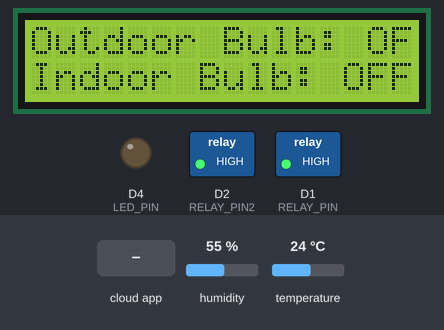
A program run on a simulated ESP8266 (NodeMCU). Shown: 16×2 character LCD, switched loads named in the program (green lamp = pin HIGH), output pins drawn as LEDs (lit = HIGH). The inputs (shaded band) are chosen by the test bench; at power-on: humidity 55 %, temperature 24 °C. WiFi joins after 1.5 s; servers stay silent unless stated; the Firebase database answers and starts empty; what the program prints to the serial monitor is not drawn.

Above: at 2.7 s.
2.8 s: the phone or cloud app sets relay to 1
At 6.3 s:
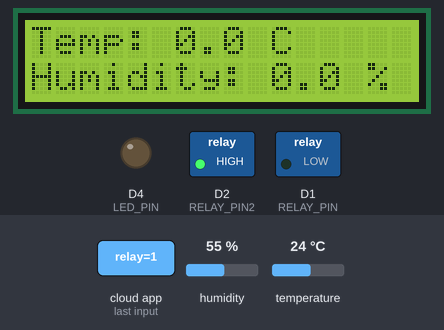
16.8 s: the phone or cloud app sets relay2 to 1
At 22.0 s:
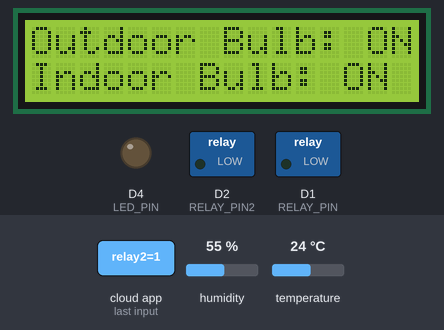
27.3 s: the phone or cloud app sets relay to 0
At 32.7 s:
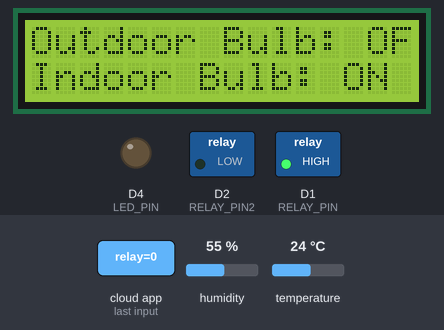
41.3 s: humidity set to 22 %
At 51.2 s:
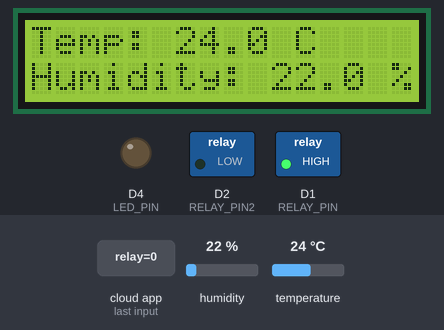
52.9 s: temperature set to 12 °C
At 61.4 s:
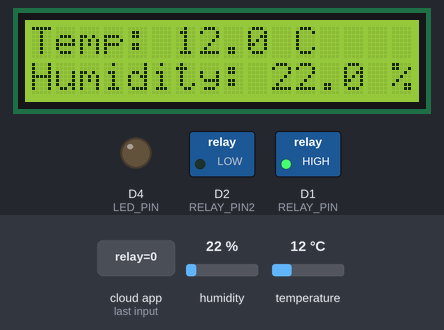
63.1 s: the phone or cloud app sets updateUrl to 0
Timing chart, 0 to 66.1 s (numbered marks = the images above; inputs shaded):
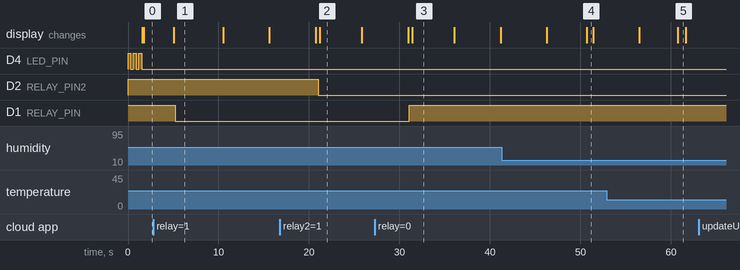

Measured:
- after the input at 2.8 s, D1 (RELAY_PIN): HIGH → LOW after 2.4 s
- after the input at 16.8 s, D2 (RELAY_PIN2): HIGH → LOW after 4.2 s; the display: first differs from a run without the input after 4.4 s (image 2)
- after the input at 27.3 s, D1 (RELAY_PIN): LOW → HIGH after 3.8 s; the display: first differs from a run without the input after 4.1 s (image 3)
- after the input at 41.3 s, the display: first differs from a run without the input after 9.4 s (image 4)
- after the input at 52.9 s, the display: first differs from a run without the input after 7.9 s (image 5)
- what the display in image 1 shows lasts 5.4 s, from 5.1 s to 10.5 s
- what the display in image 2 shows lasts 4.6 s, from 21.2 s to 25.8 s

The program:

main.cpp
```cpp
#include <Arduino.h>

#if defined(ESP32)
  #include <WiFi.h>
  #include <HTTPClient.h>
  #include <Update.h>
#elif defined(ESP8266)
  #include <ESP8266WiFi.h>
  #include <ESP8266httpUpdate.h>
#endif

#include <Firebase_ESP_Client.h>
#include <Adafruit_Sensor.h>
#include <DHT.h>
#include <Wire.h>
#include <LiquidCrystal_I2C.h>

// Token and Helper files
#include "addons/TokenHelper.h"
#include "addons/RTDBHelper.h"

// Wi-Fi and Firebase credentials
#define WIFI_SSID "MCS"
#define WIFI_PASSWORD "mcs@413438"
#define API_KEY "AIzaSyDqZWuNj93LQYBMNPOsHa3SXfcam6EKvg0"
#define DATABASE_URL "https://iot-8266-5e007-default-rtdb.asia-southeast1.firebasedatabase.app/"

// Relay and LED Pins
#define RELAY_PIN 5
#define RELAY_PIN2 4
#define LED_PIN LED_BUILTIN

// DHT sensor pins and type
#define DHT_PIN D7
#define DHT_TYPE DHT11
DHT sensor(DHT_PIN, DHT_TYPE);

// LCD I2C Address and dimensions
LiquidCrystal_I2C lcd(0x27, 16, 2);

// Firebase objects
FirebaseData fbdo;
FirebaseAuth auth;
FirebaseConfig config;

// Timers
unsigned long lastPollTime = 0;
unsigned long lastSensorReadTime = 0;
unsigned long lastScreenSwitchTime = 0;

// Intervals
const unsigned long pollInterval = 5000;  // Poll Firebase every 5 seconds
const unsigned long sensorInterval = 10000; // Read sensor data every 10 seconds
const unsigned long screenInterval = 5000;  // Switch screens every 5 seconds

// Current screen state
bool showRelayScreen = true;

void connectToWiFi() {
  Serial.print("Connecting to Wi-Fi");
  WiFi.begin(WIFI_SSID, WIFI_PASSWORD);
  while (WiFi.status() != WL_CONNECTED) {
    delay(300);  // 300 ms delay for blinking
    Serial.print(".");
    digitalWrite(LED_PIN, !digitalRead(LED_PIN));
  }
  Serial.println("\nConnected with IP: " + WiFi.localIP().toString());
}

void setupFirebase() {
  config.api_key = API_KEY;
  config.database_url = DATABASE_URL;
  config.token_status_callback = tokenStatusCallback;

  if (Firebase.signUp(&config, &auth, "", "")) {
    Serial.println("Firebase authentication successful");
  } else {
    Serial.printf("Firebase auth error: %s\n", config.signer.signupError.message.c_str());
  }

  Firebase.begin(&config, &auth);
  Firebase.reconnectWiFi(true);
}

// Poll Firebase for the current relay value
void pollFirebase() {
  if (Firebase.RTDB.getInt(&fbdo, "/relay")) {
    int intValue = fbdo.intData();
    digitalWrite(RELAY_PIN, intValue ? LOW : HIGH);
  }

  if (Firebase.RTDB.getInt(&fbdo, "/relay2")) {
    int intValue = fbdo.intData();
    digitalWrite(RELAY_PIN2, intValue ? LOW : HIGH);
  }
}

// Function to check for OTA updates in Firebase and apply it
// Function to check for OTA updates in Firebase and apply it
void checkForOTA() {
  String updateUrl;

  if (Firebase.RTDB.getString(&fbdo, "/ota/updateUrl")) {
    updateUrl = fbdo.stringData();
    Serial.print("Update URL: ");
    Serial.println(updateUrl);

    if (updateUrl != "") {
      Serial.println("Downloading firmware...");

      WiFiClient client;
      t_httpUpdate_return ret = ESPhttpUpdate.update(client, updateUrl);

      switch (ret) {
        case HTTP_UPDATE_FAILED:
          Serial.println("Update Failed!");
          break;
        case HTTP_UPDATE_NO_UPDATES:
          Serial.println("No Update Available!");
          break;
        case HTTP_UPDATE_OK:
          Serial.println("Update Successful!");
          ESP.restart();
          break;
      }
    }
  }
}


// Display relay statuses on the LCD
void displayRelayStatus() {
  lcd.clear();
  lcd.setCursor(0, 0);
  lcd.print("Outdoor Bulb: ");
  lcd.print(digitalRead(RELAY_PIN) == LOW ? "ON" : "OFF");

  lcd.setCursor(0, 1);
  lcd.print("Indoor Bulb: ");
  lcd.print(digitalRead(RELAY_PIN2) == LOW ? "ON " : "OFF");
}

// Display temperature and humidity on the LCD
void displayTempHumidity(float temperature, float humidity) {
  lcd.clear();
  lcd.setCursor(0, 0);
  lcd.print("Temp: ");
  lcd.print(temperature, 1);
  lcd.print(" C");

  lcd.setCursor(0, 1);
  lcd.print("Humidity: ");
  lcd.print(humidity, 1);
  lcd.print(" %");
}

void setup() {
  Serial.begin(115200);

  pinMode(RELAY_PIN, OUTPUT);
  pinMode(RELAY_PIN2, OUTPUT);
  pinMode(LED_PIN, OUTPUT);
  digitalWrite(RELAY_PIN, HIGH);  // Initialize relay off
  digitalWrite(RELAY_PIN2, HIGH);  // Initialize relay off
  digitalWrite(LED_PIN, HIGH);     // Initialize LED off

  connectToWiFi();
  setupFirebase();

  // Initialize DHT sensor
  sensor.begin();

  // Initialize I2C on D0 (SDA) and D1 (SCL)
  Wire.begin(D5, D6);

  // Initialize LCD
  lcd.init();
  lcd.backlight();
}

void loop() {
  // Poll Firebase for relay statuses
  if (millis() - lastPollTime >= pollInterval) {
    lastPollTime = millis();
    pollFirebase();
  }

  // Check for OTA update
  checkForOTA();

  // Reconnect Wi-Fi if disconnected
  if (WiFi.status() != WL_CONNECTED) {
    connectToWiFi();
  }

  // Read sensor data every 10 seconds
  static float lastTemp = 0.0;
  static float lastHum = 0.0;

  if (millis() - lastSensorReadTime >= sensorInterval) {
    lastSensorReadTime = millis();
    float temperature = sensor.readTemperature();
    float humidity = sensor.readHumidity();

    if (!isnan(temperature) && !isnan(humidity)) {
      lastTemp = temperature;
      lastHum = humidity;

      // Send to Firebase
      Firebase.RTDB.setFloat(&fbdo, "/temp", temperature);
      Firebase.RTDB.setFloat(&fbdo, "/hum", humidity);
    }
  }

  // Alternate screens every 5 seconds
  if (millis() - lastScreenSwitchTime >= screenInterval) {
    lastScreenSwitchTime = millis();
    showRelayScreen = !showRelayScreen;
  }

  if (showRelayScreen) {
    displayRelayStatus();
  } else {
    displayTempHumidity(lastTemp, lastHum);
  }
}
```
